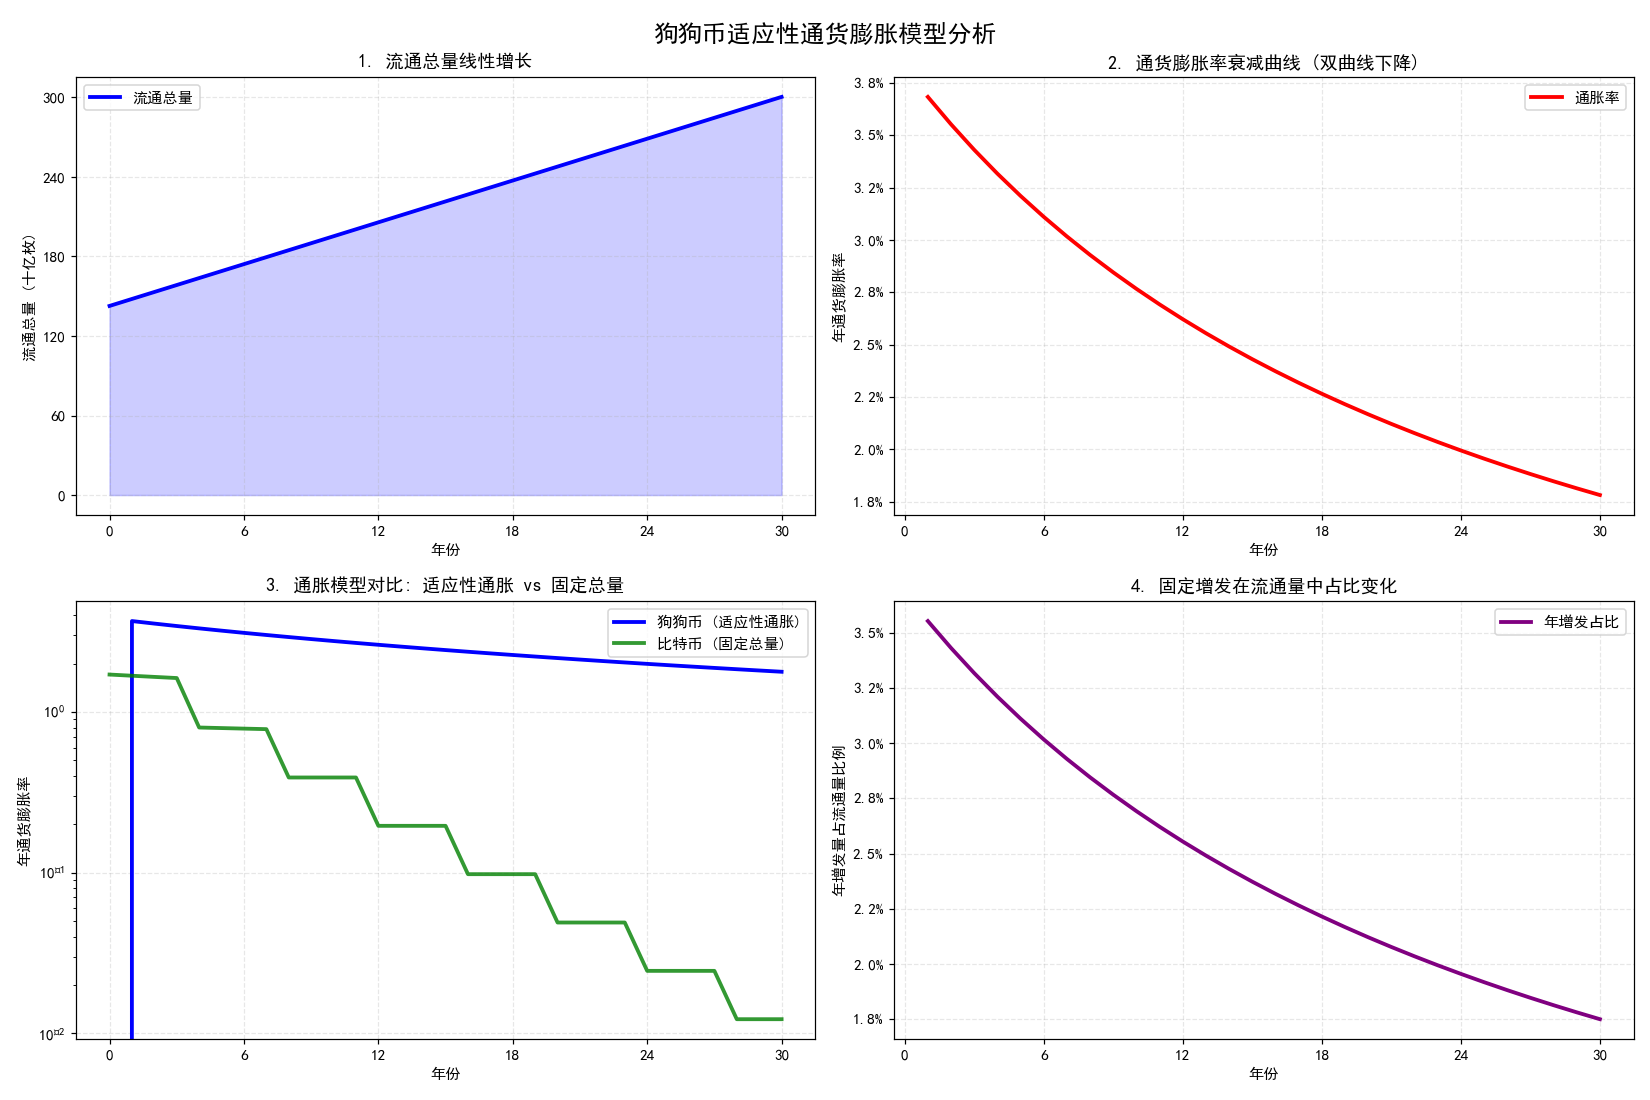

Generate this figure with Python:
"""Dogecoin 适应性通货膨胀模型分析。

模型核心：无限供应 + 固定年增发（约 52.6 亿枚/年）。
本脚本复现课程大作业《各种狗币投资研究》中 Dogecoin 的经济学建模，
给出 30 年流通量、通胀率衰减、以及与比特币固定总量模型的对比。

运行环境：Python 3.8+，依赖 numpy / matplotlib。
在 headless 环境（无显示器）下自动保存为 PNG，而非弹窗。

Author: 李瑞宇（深圳大学 电子信息工程）
"""
import os
import numpy as np
import matplotlib

matplotlib.use("Agg")  # 无显示器环境也能跑
import matplotlib.pyplot as plt
from matplotlib.ticker import FuncFormatter, MaxNLocator

# 中文标签回退：系统无 SimHei 时退到 DejaVu Sans（仅影响渲染，不影响计算）
matplotlib.rcParams["font.sans-serif"] = ["SimHei", "DejaVu Sans"]
matplotlib.rcParams["axes.unicode_minus"] = False

HERE = os.path.dirname(os.path.abspath(__file__))


def format_percent(x, pos):
    """百分比刻度格式化。"""
    return f"{x:.1f}%"


def simulate_and_plot_fixed():
    """模拟并绘制 Dogecoin 适应性通胀模型。"""
    years = 30
    initial_supply = 142.67e9  # 当前流通量
    annual_issuance = 5.256e9  # 年增发量

    year = np.arange(0, years + 1)
    supply = np.zeros(years + 1)
    inflation_rate = np.zeros(years + 1)
    issuance_percentage = np.zeros(years + 1)

    supply[0] = initial_supply

    for i in range(1, years + 1):
        supply[i] = supply[i - 1] + annual_issuance
        inflation_rate[i] = (annual_issuance / supply[i - 1]) * 100
        issuance_percentage[i] = (annual_issuance / supply[i]) * 100

    fig, axes = plt.subplots(2, 2, figsize=(15, 10))
    fig.suptitle("狗狗币适应性通货膨胀模型分析", fontsize=16, fontweight="bold")

    percent_formatter = FuncFormatter(format_percent)

    # 1. 流通总量线性增长
    ax1 = axes[0, 0]
    ax1.plot(year, supply / 1e9, "b-", linewidth=2.5, label="流通总量")
    ax1.fill_between(year, 0, supply / 1e9, alpha=0.2, color="blue")
    ax1.set_xlabel("年份")
    ax1.set_ylabel("流通总量 (十亿枚)")
    ax1.set_title("1. 流通总量线性增长")
    ax1.grid(True, alpha=0.3, linestyle="--")
    ax1.legend(loc="upper left")
    ax1.xaxis.set_major_locator(MaxNLocator(integer=True, nbins=6))
    ax1.yaxis.set_major_locator(MaxNLocator(nbins=6))

    # 2. 通胀率衰减曲线
    ax2 = axes[0, 1]
    ax2.plot(year[1:], inflation_rate[1:], "r-", linewidth=2.5, label="通胀率")
    ax2.set_xlabel("年份")
    ax2.set_ylabel("年通货膨胀率")
    ax2.set_title("2. 通货膨胀率衰减曲线 (双曲线下降)")
    ax2.grid(True, alpha=0.3, linestyle="--")
    ax2.legend(loc="upper right")
    ax2.yaxis.set_major_formatter(percent_formatter)
    ax2.xaxis.set_major_locator(MaxNLocator(integer=True, nbins=6))

    # 3. 与比特币通胀模型对比
    ax3 = axes[1, 0]
    btc_inflation = []
    btc_supply = 19.2e6
    btc_total = 21e6
    btc_block_reward = 6.25
    blocks_per_year = 144 * 365

    for y in range(years + 1):
        if y in [4, 8, 12, 16, 20, 24, 28]:
            btc_block_reward /= 2
        btc_issuance = btc_block_reward * blocks_per_year
        btc_inflation.append((btc_issuance / btc_supply) * 100 if btc_supply > 0 else 0)
        btc_supply = min(btc_supply + btc_issuance, btc_total)

    ax3.plot(year, inflation_rate, "b-", linewidth=2.5, label="狗狗币 (适应性通胀)")
    ax3.plot(year, btc_inflation, "g-", linewidth=2.5, label="比特币 (固定总量)", alpha=0.8)
    ax3.set_xlabel("年份")
    ax3.set_ylabel("年通货膨胀率")
    ax3.set_title("3. 通胀模型对比: 适应性通胀 vs 固定总量")
    ax3.grid(True, alpha=0.3, linestyle="--")
    ax3.legend()
    ax3.yaxis.set_major_formatter(percent_formatter)
    ax3.set_yscale("log")
    ax3.xaxis.set_major_locator(MaxNLocator(integer=True, nbins=6))

    # 4. 年增发占比变化
    ax4 = axes[1, 1]
    ax4.plot(year[1:], issuance_percentage[1:], "purple", linewidth=2.5, label="年增发占比")
    ax4.set_xlabel("年份")
    ax4.set_ylabel("年增发量占流通量比例")
    ax4.set_title("4. 固定增发在流通量中占比变化")
    ax4.grid(True, alpha=0.3, linestyle="--")
    ax4.legend(loc="upper right")
    ax4.yaxis.set_major_formatter(percent_formatter)
    ax4.xaxis.set_major_locator(MaxNLocator(integer=True, nbins=6))

    plt.tight_layout()
    plt.subplots_adjust(top=0.93)
    out = os.path.join(HERE, "dogecoin_inflation.png")
    plt.savefig(out, dpi=110)
    plt.close(fig)
    print("已保存:", out)

    metrics = {
        "initial_supply_billion": initial_supply / 1e9,
        "annual_issuance_billion": annual_issuance / 1e9,
        "initial_inflation_pct": inflation_rate[1],
        "final_inflation_pct": inflation_rate[-1],
        "final_supply_billion": supply[-1] / 1e9,
        "avg_decay_pct_per_yr": (inflation_rate[1] - inflation_rate[-1]) / years,
    }
    return metrics


if __name__ == "__main__":
    m = simulate_and_plot_fixed()
    print("狗狗币适应性通货膨胀模型关键指标")
    print("=" * 50)
    print(f"初始流通量: {m['initial_supply_billion']:.2f} 十亿枚")
    print(f"年固定增发: {m['annual_issuance_billion']:.2f} 十亿枚")
    print(f"初始通胀率: {m['initial_inflation_pct']:.2f}%")
    print(f"{30}年后通胀率: {m['final_inflation_pct']:.4f}%")
    print(f"{30}年后流通量: {m['final_supply_billion']:.2f} 十亿枚")
    print(f"年均通胀率衰减: {m['avg_decay_pct_per_yr']:.4f}%/年")
